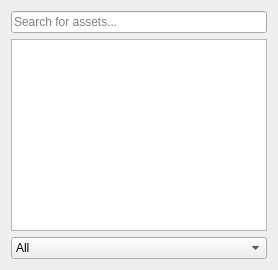
<?xml version="1.0" encoding="UTF-8"?>
<ui version="4.0">
  <class>AssetsBrowser</class>
  <widget class="QWidget" name="AssetsBrowser">
    <property name="windowTitle">
      <string>Feasibility3D Assets Browser</string>
    </property>
    <layout class="QVBoxLayout" name="verticalLayout">
      <item>
        <!-- Search Bar -->
        <widget class="QLineEdit" name="searchBar">
          <property name="placeholderText">
            <string>Search for assets...</string>
          </property>
        </widget>
      </item>
      <item>
        <!-- Asset List View -->
        <widget class="QListView" name="assetsListView">
          <property name="selectionMode">
            <enum>QAbstractItemView::SingleSelection</enum>
          </property>
        </widget>
      </item>
      <item>
        <!-- Filter Options -->
        <widget class="QComboBox" name="filterComboBox">
          <item>
            <property name="text">
              <string>All</string>
            </property>
          </item>
          <item>
            <property name="text">
              <string>Pipe Fittings</string>
            </property>
          </item>
          <item>
            <property name="text">
              <string>Valves</string>
            </property>
          </item>
          <item>
            <property name="text">
              <string>Tools</string>
            </property>
          </item>
        </widget>
      </item>
    </layout>
  </widget>
  <resources/>
  <connections/>
</ui>
